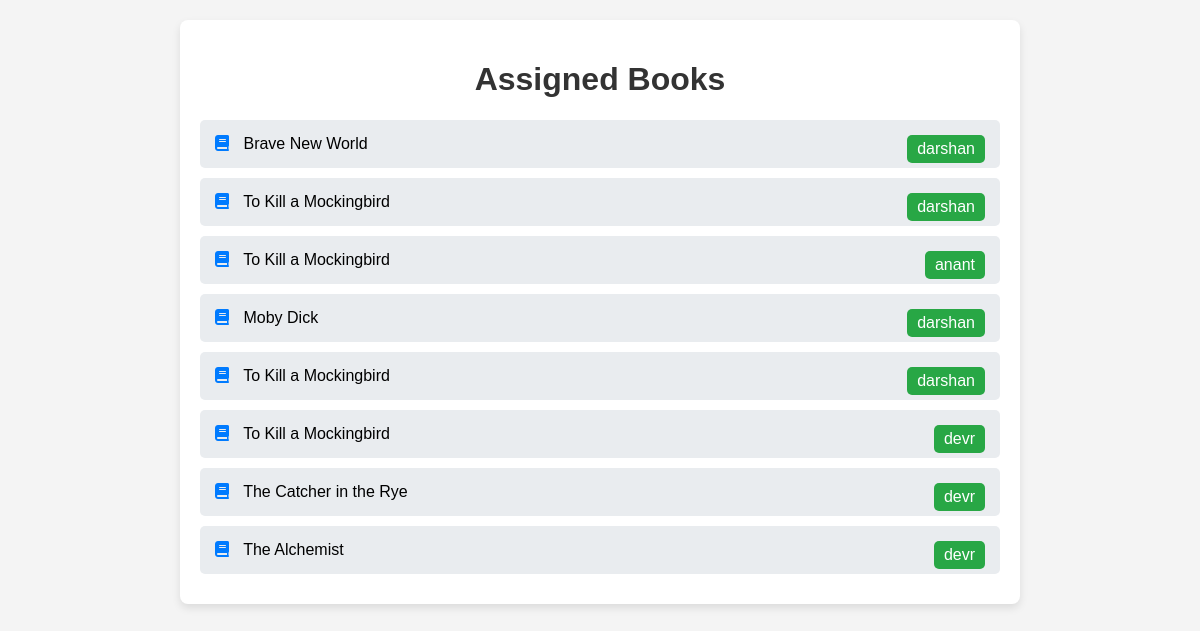
Page /assign_books/ (signed in) on the earlier database version.
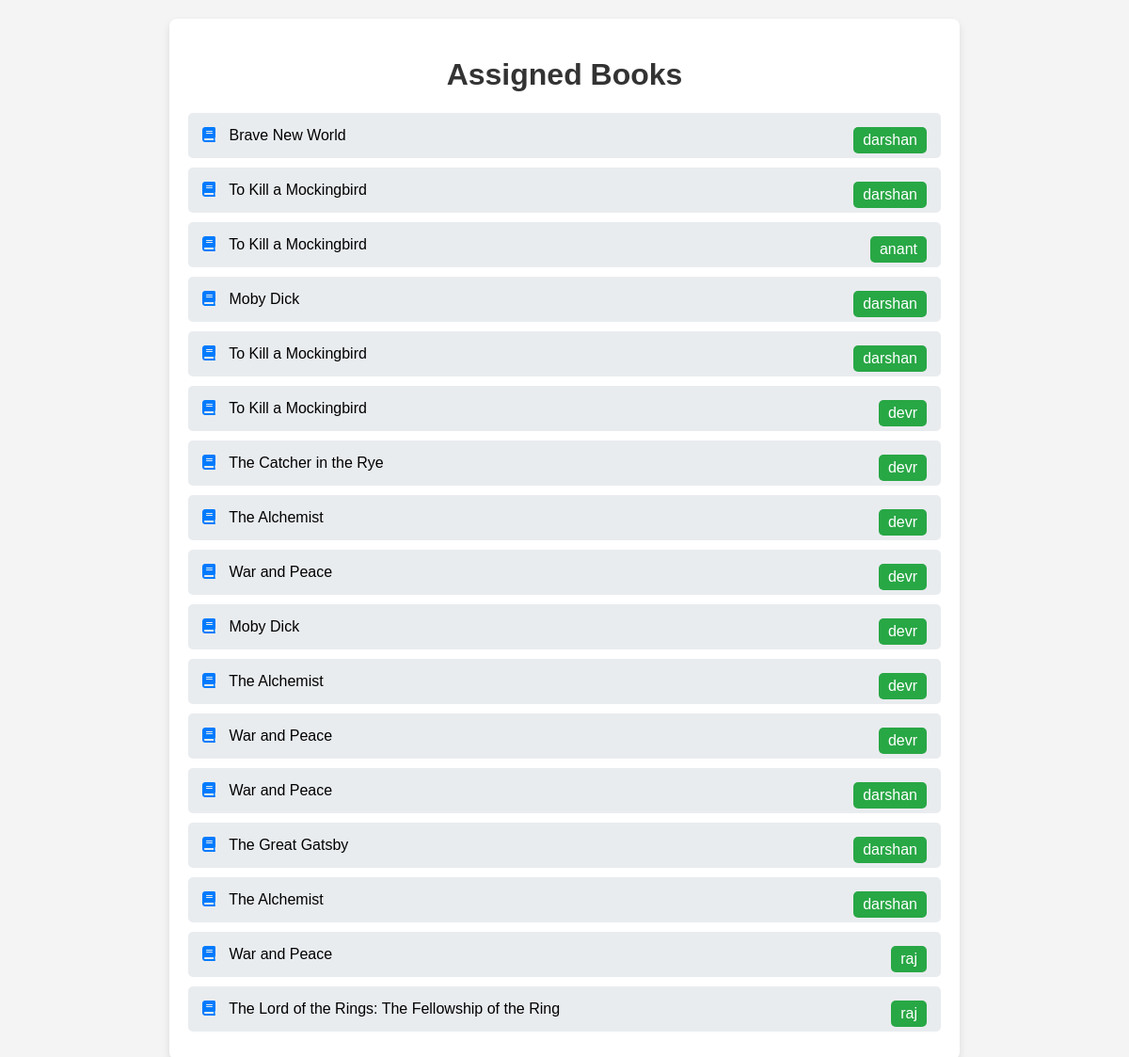
Same page on the later database version.
### library/models.py (models this page shows, shortened)
class BookRequest(models.Model):
    user = models.ForeignKey(User, on_delete=models.CASCADE)
    book = models.ForeignKey(Book, on_delete=models.CASCADE)
    requested_at = models.DateTimeField(auto_now_add=True)
    approved = models.BooleanField(default=False)
    renewal_date = models.DateField(null=True, blank=True)

class Book(models.Model):
    title = models.CharField(max_length=50)
    author = models.CharField(max_length=50)
    total_copies = models.IntegerField()
    available_copies = models.IntegerField()
    created_at = models.DateField(auto_now_add=True)

### library/views.py (the view)
# urls.py: path('assign_books/', views.assign_books, name='assign_books'),
@login_required(login_url='login_page')
def assign_books(request):
    books = BookRequest.objects.filter(approved = True)
    return render(request, 'library/assign_books.html', {'books' : books})

### library/templates/library/assign_books.html (shortened to what this page needs)
<!DOCTYPE html>
<html lang="en">
  <head>
    <link
      rel="stylesheet"
      href="https://cdnjs.cloudflare.com/ajax/libs/font-awesome/6.0.0-beta3/css/all.min.css"
    />
  </head>
  <body>
    <div class="container">
      <div class="header">
        <h1>Assigned Books</h1>
      </div>
      <ul class="book-list">
        {% for book in books %}
        <li class="book-item">
          <i class="fas fa-book"></i> {{ book.book.title }}
          <span class="badge">{{book.user}}</span>
        </li>
        {% endfor %}
      </ul>
    </div>
  </body>
</html>

### library/templates/library/assign_books.html (style rules this page uses)
body { background-color: #f4f4f4; font-family: Arial, sans-serif; margin: 0; padding: 20px; }
.container { max-width: 800px; margin: auto; padding: 20px; background: white; border-radius: 8px; box-shadow: 0 4px 8px rgba(0, 0, 0, 0.1); }
.header { text-align: center; margin-bottom: 20px; }
.header h1 { color: #333; }
.book-list { list-style: none; padding: 0; margin: 0; }
.book-item { background: #e9ecef; margin: 10px 0; padding: 15px; border-radius: 5px; position: relative; }
.book-item i { margin-right: 10px; color: #007bff; }
.badge { background-color: #28a745; color: white; padding: 5px 10px; border-radius: 5px; position: absolute; top: 15px; right: 15px; }

Differences in the rows shown:
now on this page (row edited): BookRequest: book "War and Peace", user "devr"
added BookRequest: book "Moby Dick", user "devr"
added BookRequest: book "The Alchemist", user "devr"
added BookRequest: book "War and Peace", user "devr"
added BookRequest: book "War and Peace", user "darshan"
added BookRequest: book "The Great Gatsby", user "darshan"
added BookRequest: book "The Alchemist", user "darshan"
added BookRequest: book "War and Peace", user "raj"
added BookRequest: book "The Lord of the Rings: The Fellowship of the Ring", user "raj"
